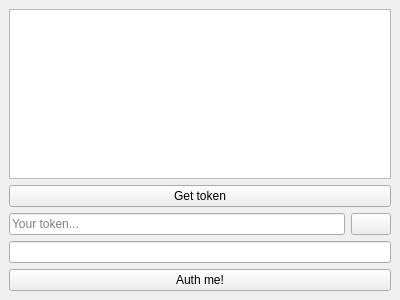
<?xml version="1.0" encoding="UTF-8"?>
<ui version="4.0">
 <class>auth</class>
 <widget class="QMainWindow" name="auth">
  <property name="geometry">
   <rect>
    <x>0</x>
    <y>0</y>
    <width>400</width>
    <height>300</height>
   </rect>
  </property>
  <property name="windowTitle">
   <string>Dialog</string>
  </property>
  <widget class="QWidget" name="gridLayoutWidget">
   <layout class="QGridLayout" name="gridLayout">
    <property name="sizeConstraint">
     <enum>QLayout::SetMaximumSize</enum>
    </property>
    <item row="3" column="1">
     <widget class="QPushButton" name="AuthButton">
      <property name="text">
       <string>Auth me!</string>
      </property>
     </widget>
    </item>
    <item row="1" column="1">
     <layout class="QHBoxLayout" name="horizontalLayout">
      <item>
       <widget class="QLineEdit" name="lineEdit_2">
        <property name="placeholderText">
         <string>Your token...</string>
        </property>
       </widget>
      </item>
      <item>
       <widget class="QPushButton" name="TokenButton">
        <property name="text">
         <string/>
        </property>
       </widget>
      </item>
     </layout>
    </item>
    <item row="0" column="1">
     <layout class="QVBoxLayout" name="verticalLayout">
      <item>
       <widget class="QTextBrowser" name="textBrowser">
        <property name="markdown">
         <string>You should click button below to get token and paste it into specific field.
That is needed to give us access to your Trello token.

</string>
        </property>
       </widget>
      </item>
      <item>
       <widget class="QPushButton" name="TrelloButton">
        <property name="text">
         <string>Get token</string>
        </property>
       </widget>
      </item>
     </layout>
    </item>
    <item row="2" column="1">
     <widget class="QLineEdit" name="lineEdit"/>
    </item>
   </layout>
  </widget>
 </widget>
 <resources/>
 <connections/>
</ui>
